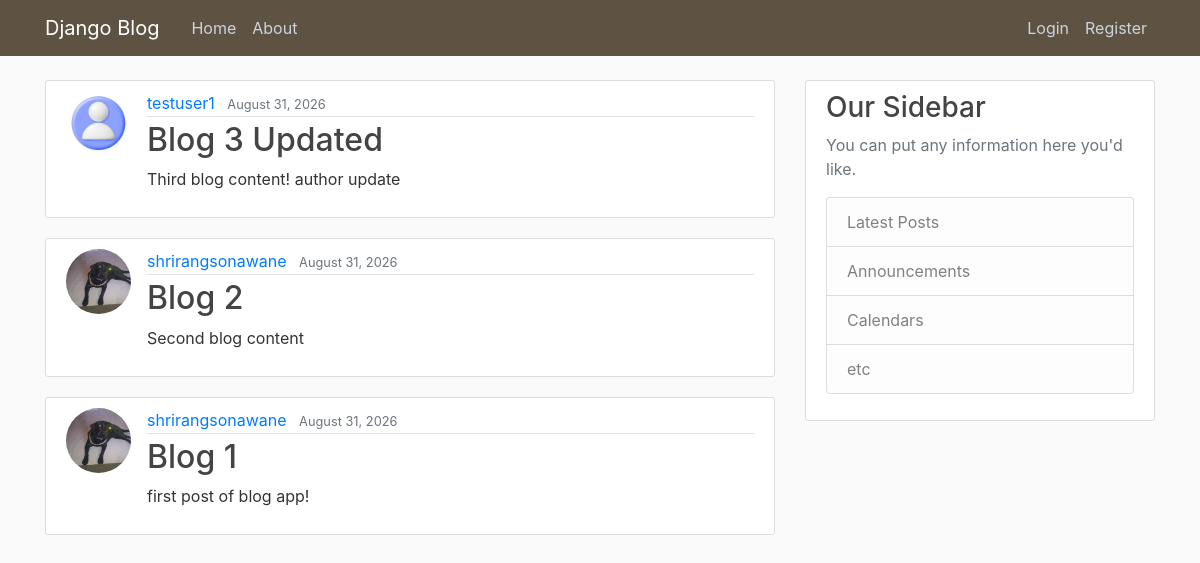
Before: / with the older database file.
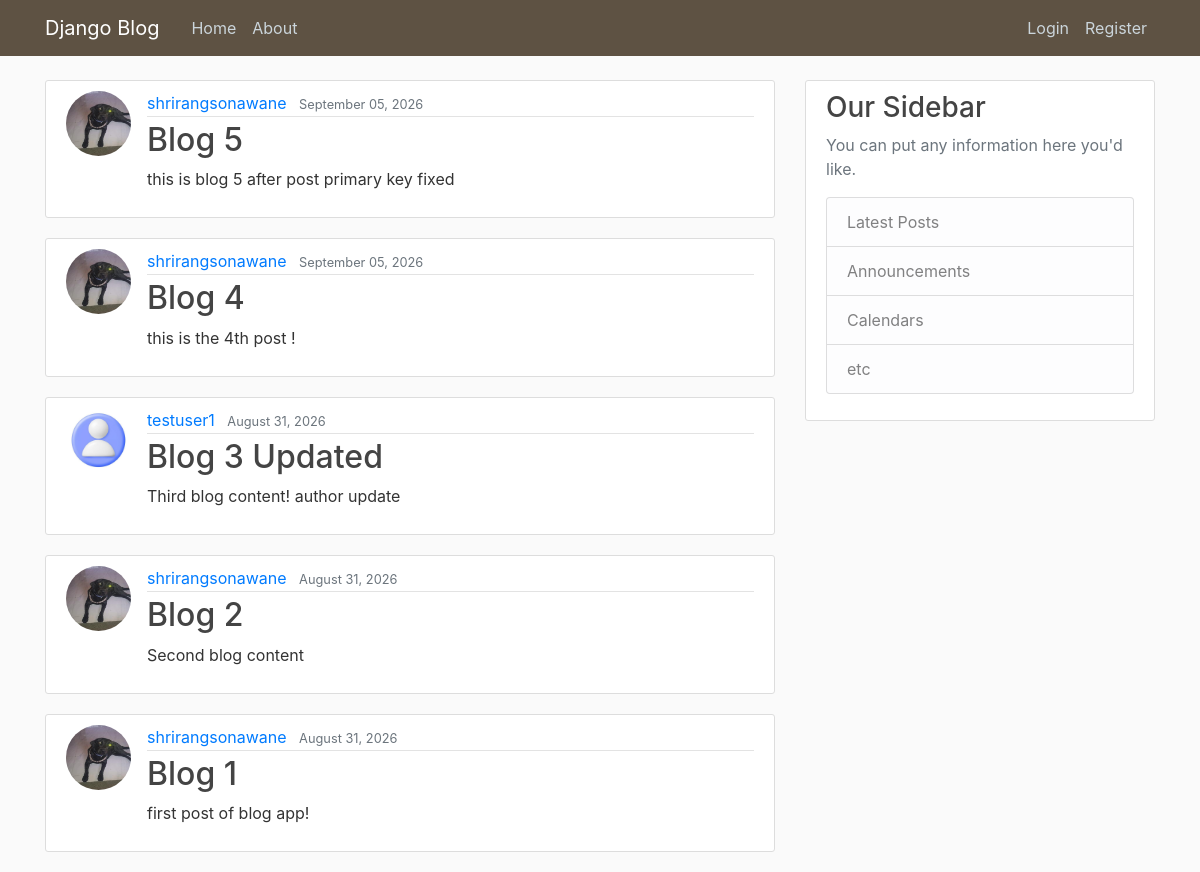
After: the same page with the newer database file.
### Blog_App/models.py (models this page shows, shortened)
class post(models.Model):
    title = models.CharField(max_length=255)
    content = models.TextField()
    date_posted = models.DateTimeField(default=timezone.now)
    author = models.ForeignKey(User, on_delete=models.CASCADE)

### users/models.py (models this page shows, shortened)
class profile(models.Model):
    user = models.OneToOneField(User,on_delete=models.CASCADE)
    image = models.ImageField(default='default.jpg', upload_to='profile_pics')

### Blog_App/views.py (the view)
# urls.py: path('', PostListView.as_view(), name='Blog-Home'),
class PostListView(ListView):
    model = post
    template_name = 'Blog_App/home.html' ## <app>/<model>_<viewtype>.html
    context_object_name = "posts"
    ordering = ['-date_posted']

### Blog_App/templates/Blog_App/home.html
{% extends "Blog_App/base.html" %}
{% block content %}
    {% for post in posts %}
        <article class="media content-section">
            <img class="rounded-circle article-img" src="{{ post.author.profile.image.url }}" >
            <div class="media-body">
                <div class="article-metadata">
                    <a class="mr-2" href="#">{{ post.author }}</a>
                    <small class="text-muted">{{ post.date_posted|date:"F d, Y" }}</small>
                </div>
                <h2><a class="article-title" href="{% url 'post-detail' post.id %}">{{ post.title }}</a></h2>
                <p class="article-content">{{ post.content }}</p>
            </div>
        </article>
    {% endfor %}
{% endblock content %}

### Blog_App/templates/Blog_App/base.html (shortened to what this page needs)
{% load static %}
<!DOCTYPE html>
<html lang="en">
<head>
    <link rel="stylesheet" href="https://cdn.jsdelivr.net/npm/bootstrap@4.0.0/dist/css/bootstrap.min.css">
    <link rel="stylesheet" href="{% static 'Blog_App/main.css' %}">
</head>
<body>
    <header class="site-header">
        <nav class="navbar navbar-expand-md navbar-dark bg-steel fixed-top">
            <div class="container">
                <a class="navbar-brand mr-4" href="{% url 'Blog-Home' %}">Django Blog</a>
                <div class="collapse navbar-collapse" id="navbarToggle">
                    <div class="navbar-nav mr-auto">
                        <a class="nav-item nav-link" href="{% url 'Blog-Home' %}">Home</a>
                        <a class="nav-item nav-link" href="{% url 'Blog-About' %}">About</a>
                    </div>
                    <div class="navbar-nav">
                        {% if user.is_authenticated %}
                        <a class="nav-item nav-link" href="{% url 'profile' %}">Profile</a>
                        <form method="post" action="{% url 'logout' %}" class="form-inline">
                            {% csrf_token %}
                            <button type="submit" class="nav-item nav-link btn btn-link p-0" style="border:none;">Logout</button>
                        </form>
                        {% else %}
                        <a class="nav-item nav-link" href="{% url 'login' %}">Login</a>
                        <a class="nav-item nav-link" href="{% url 'register' %}">Register</a>
                        {% endif %}
                    </div>
                </div>
            </div>
        </nav>
    </header>
    <main role="main" class="container">
        <div class="row">
            <div class="col-md-8" >
                {% block content %}{% endblock %}
            </div>
            <div class="col-md-4">
                <div class="content-section">
                    <h3>Our Sidebar</h3>
                    <p class='text-muted'>You can put any information here you'd like.
                    <ul class="list-group">
                        <li class="list-group-item list-group-item-light">Latest Posts</li>
                        <li class="list-group-item list-group-item-light">Announcements</li>
                        <li class="list-group-item list-group-item-light">Calendars</li>
                        <li class="list-group-item list-group-item-light">etc</li>
                    </ul>
                    </p>
                </div>
            </div>
        </div>
    </main>
</body>
</html>

### Blog_App/static/Blog_App/main.css (style rules this page uses)
body { background: #fafafa; color: #333333; margin-top: 5rem; }
h1, h2, h3, h4, h5, h6 { color: #444444; }
ul { margin: 0; }
.bg-steel { background-color: #5e5243; }
.site-header .navbar-nav .nav-link { color: #cbd5db; }
.content-section { background: #ffffff; padding: 10px 20px; border: 1px solid #dddddd; border-radius: 3px; margin-bottom: 20px; }
.article-title { color: #444444; }
.article-content { white-space: pre-line; }
.article-img { height: 65px; width: 65px; margin-right: 16px; }
.article-metadata { padding-bottom: 1px; margin-bottom: 4px; border-bottom: 1px solid #e3e3e3 }

Changed rows visible on the page:
added post: author.profile.image (picture), author "shrirangsonawane", date_posted "September 05, 2026", title "Blog 5", content "this is blog 5 after post primary key fixed"
added post: author.profile.image (picture), author "shrirangsonawane", date_posted "September 05, 2026", title "Blog 4", content "this is the 4th post !"
